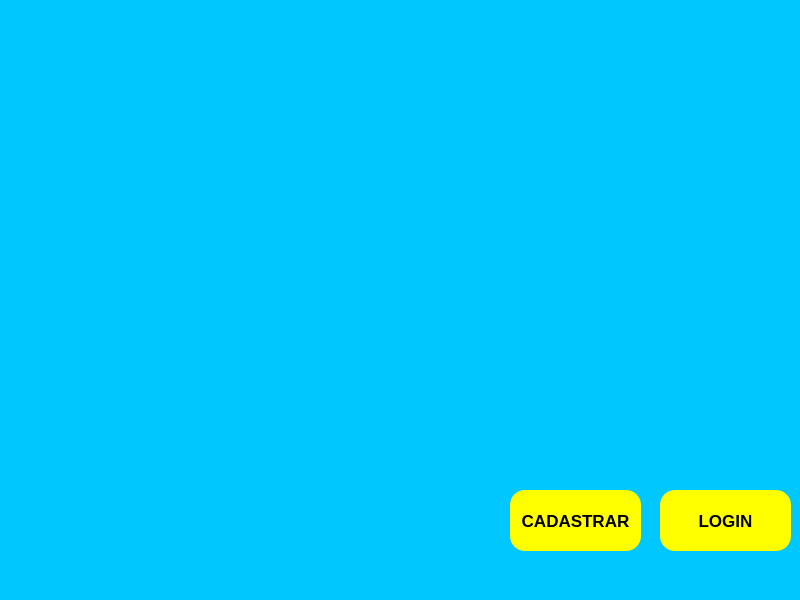
<?xml version="1.0" encoding="UTF-8"?>
<ui version="4.0">
 <class>MainWindow</class>
 <widget class="QMainWindow" name="MainWindow">
  <property name="geometry">
   <rect>
    <x>0</x>
    <y>0</y>
    <width>800</width>
    <height>600</height>
   </rect>
  </property>
  <property name="windowTitle">
   <string>MainWindow</string>
  </property>
  <property name="styleSheet">
   <string notr="true">background-color:rgb(0, 200, 255);</string>
  </property>
  <widget class="QWidget" name="centralwidget">
   <widget class="QLabel" name="label">
    <property name="geometry">
     <rect>
      <x>0</x>
      <y>-20</y>
      <width>761</width>
      <height>261</height>
     </rect>
    </property>
    <property name="text">
     <string/>
    </property>
    <property name="pixmap">
     <pixmap>logo.png</pixmap>
    </property>
   </widget>
   <widget class="QPushButton" name="pushButton">
    <property name="geometry">
     <rect>
      <x>660</x>
      <y>490</y>
      <width>131</width>
      <height>61</height>
     </rect>
    </property>
    <property name="font">
     <font>
      <family>Arial</family>
      <pointsize>13</pointsize>
      <weight>75</weight>
      <bold>true</bold>
     </font>
    </property>
    <property name="styleSheet">
     <string notr="true">border-radius: 15px;
border-style: outset;
background-color: rgb(255, 255, 0);</string>
    </property>
    <property name="text">
     <string>LOGIN</string>
    </property>
   </widget>
   <widget class="QPushButton" name="pushButton_2">
    <property name="geometry">
     <rect>
      <x>510</x>
      <y>490</y>
      <width>131</width>
      <height>61</height>
     </rect>
    </property>
    <property name="font">
     <font>
      <family>Arial</family>
      <pointsize>13</pointsize>
      <weight>75</weight>
      <bold>true</bold>
     </font>
    </property>
    <property name="styleSheet">
     <string notr="true">border-radius: 15px;
border-style: outset;
background-color: rgb(255, 255, 0);</string>
    </property>
    <property name="text">
     <string>CADASTRAR</string>
    </property>
   </widget>
  </widget>
  <widget class="QMenuBar" name="menubar">
   <property name="geometry">
    <rect>
     <x>0</x>
     <y>0</y>
     <width>800</width>
     <height>21</height>
    </rect>
   </property>
  </widget>
  <widget class="QStatusBar" name="statusbar"/>
 </widget>
 <resources/>
 <connections/>
</ui>
